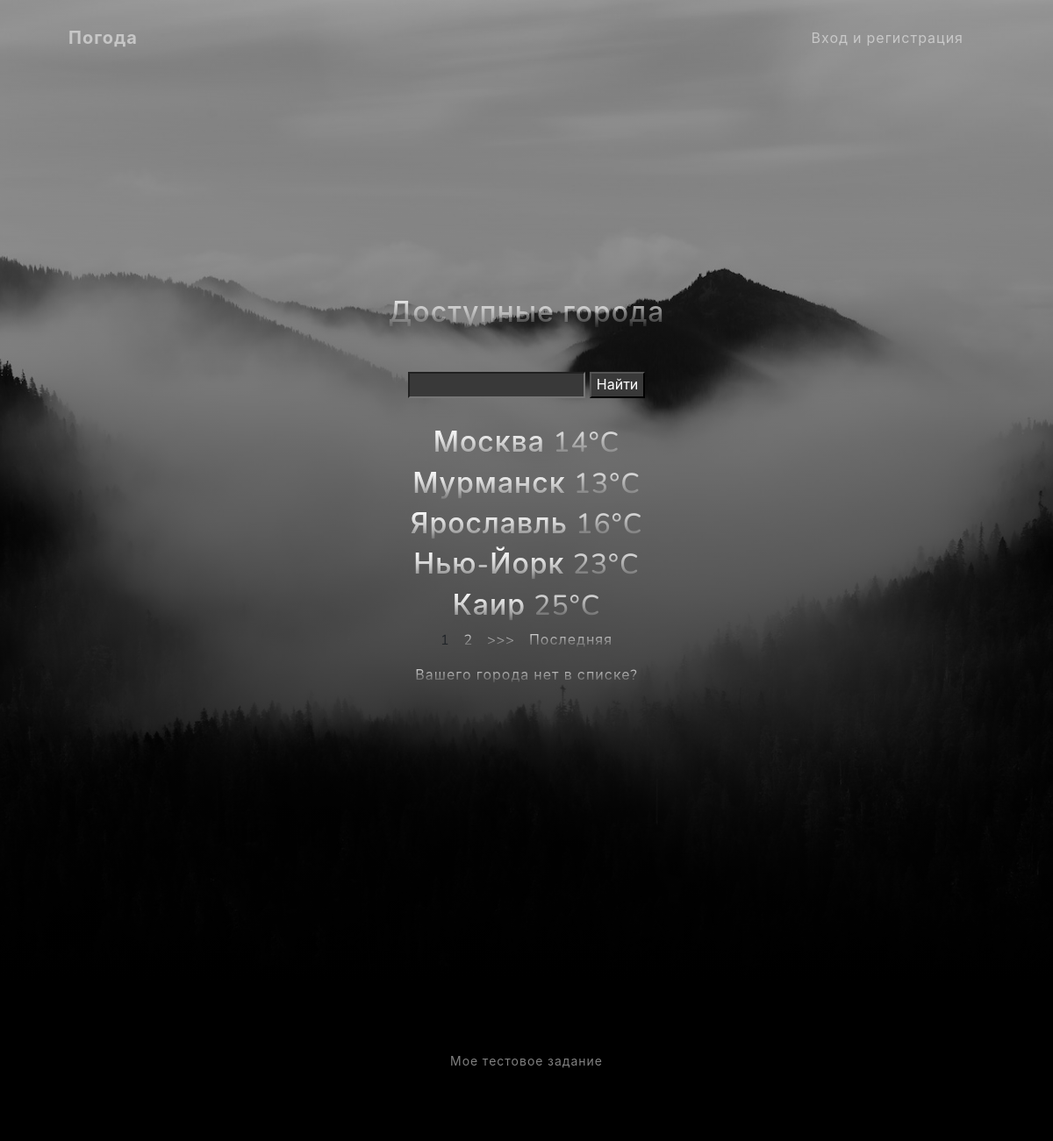
The page /weather/cities/ on the database its author committed.
### weather/models.py (models this page shows)
class City(models.Model):
    city = models.CharField(max_length=60, unique=True, verbose_name="Город")
    weather_history = models.ManyToManyField(Weather, related_name="city", blank=True)
    def __str__(self):
        return self.city
    def get_absolute_url(self):
        return f'/weather/cities/{self.id}/'

class Weather(models.Model):
    temperature = models.IntegerField(default=None)
    in_time = models.DateTimeField(auto_now_add=True)
    in_date = models.DateField(auto_now_add=True)

### weather/views.py (the view)
# urls.py: path('cities/', CityListView.as_view(), name='cities'),
class CityListView(ListView):
    model = City
    context_object_name = 'cities'
    template_name = 'weather/cities.html'
    def get_context_data(self, **kwargs):
        context = super().get_context_data(**kwargs)
        filter = CityFilter(self.request.GET, queryset=self.get_queryset())
        context['filter'] = CityFilter(self.request.GET, queryset=self.get_queryset())
        filter_qs = filter.qs
        paginator = Paginator(filter_qs, 5)
        page = self.request.GET.get('page', 1)
        try:
            cities = paginator.page(page)
        except PageNotAnInteger:
            cities = paginator.page(1)
        except EmptyPage:
            cities = paginator.page(paginator.num_pages)
        context['paginator'] = paginator
        context['cities'] = cities
        return context
    def get_queryset(self):
        queryset = City.objects.all()
        return queryset

### templates/weather/cities.html (shortened to what this page needs)
{% extends 'flatpages/default.html' %}
{% load static %}
{% load custom_filters %}
{% block content %}
<h2 class="marg-bottom">Доступные города</h2>
<form method="GET" class="box1 ">
	{{ filter.form }}
	<input type="submit" value="Найти">
<div class="cities_pag">
{% for city in cities %}
<h2><a href="{{city.get_absolute_url}}">{{city}}</a> {{city.weather_history.all.last.temperature}}°C</h2>
{%endfor%}
{%if 'city__icontains' not in request.build_absolute_uri %}
{% if cities.has_other_pages %}
<div class="container1">
    	<ul class="pagination">
    {% for num in cities.paginator.page_range %}
        {% if cities.number == num %}
            <li><a>{{ num }}</a></li>
        {% elif num > cities.number|add:'-2' and num < cities.number|add:'2' %}
            <li><a href="?page={{ num }}">{{ num }}</a></li>
        {% endif %}
    {% endfor %}
    {% if cities.has_next %}
        <li><a href="?page={{ cities.next_page_number }}">>>></a></li>
        <li><a href="?page={{cities.paginator.num_pages }}">Последняя</a></li>
    {% endif %}
        </ul>
    </div>
{% endif %}
{%endif%}
</div>
<a class="main_menu_a" href="{% url 'city_create' %}">Вашего города нет в списке?</a>
{% endblock %}

### templates/flatpages/default.html (shortened to what this page needs)
{% load static %}
<!DOCTYPE html>
<html lang="en">
    <head>
        <link href="{% static 'css/styles.css' %}" rel="stylesheet" />
    </head>
    <body id="page-top">
        <nav class="navbar navbar-expand-lg navbar-light fixed-top" id="mainNav">
            <div class="container px-4 px-lg-5">
                <a class="navbar-brand" href="{% url 'cities' %}">Погода</a>
                <div class="collapse navbar-collapse" id="navbarResponsive">
                    <ul class="navbar-nav ms-auto">
                        {% if request.user.is_authenticated %}
                        <li class="nav-item"><a class="nav-link" href="{% url 'logout' %}">{{ request.user.get_username }} Выйти из профиля</a></li>
                        {% elif request.user.is_anonymous %}
                        <li class="nav-item"><a class="nav-link" href="{% url 'login' %}">Вход и регистрация</a></li>
                        {%endif%}
                    </ul>
                </div>
            </div>
        </nav>
        <header class="masthead">
            <div class="container px-4 px-lg-5 d-flex h-100 align-items-center justify-content-center">
                <div class="d-flex justify-content-center">
                    <div class="text-center">
                        {% block content %}
                        {% endblock %}
                    </div>
                </div>
            </div>
        </header>
        <footer class="footer bg-black small text-center text-white-50"><div class="container px-4 px-lg-5"> Мое тестовое задание</div></footer>
    </body>
</html>

### rows shown on the page
City: city "Москва", weather_history.all.last.temperature "14"
City: city "Мурманск", weather_history.all.last.temperature "13"
City: city "Ярославль", weather_history.all.last.temperature "16"
City: city "Нью-Йорк", weather_history.all.last.temperature "23"
City: city "Каир", weather_history.all.last.temperature "25"

### other values the page prints
{{ num }} "1"
{{ num }} "2"
